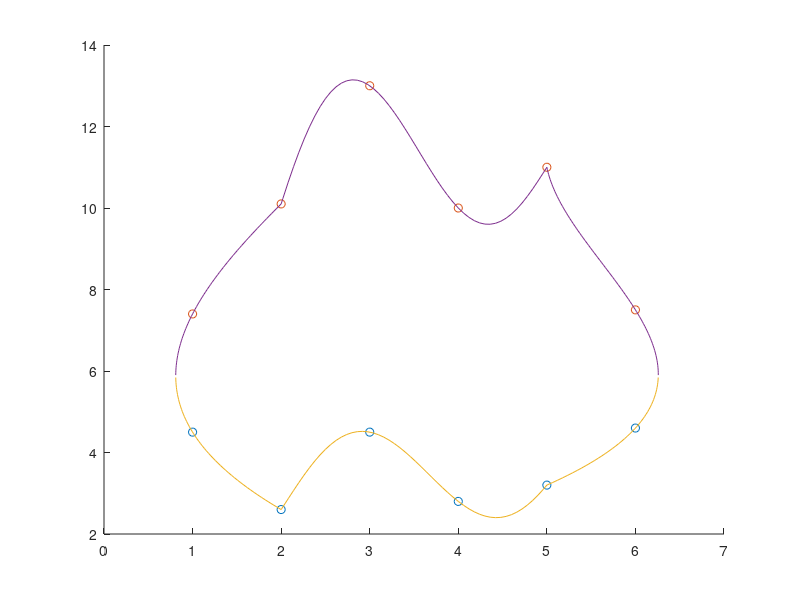

The MATLAB script that drew this image:
trainSize = 0.5;
dx = 0.06;
figure 
hold on

aller = [1, 2, 3, 4, 5, 6;4.5, 2.6, 4.5, 2.8, 3.2, 4.6]; % X, Y
retour = [1, 2, 3, 4, 5, 6;7.4, 10.1, 13, 10, 11, 7.5]; % X, Y
plot(aller(2,:), 'o')
plot(retour(2,:), 'o')

% interpole aller
[aller_coeff] = polyfit(aller(1,:),aller(2,:),length(aller)-1);
aller_int = 1:dx:length(aller);
aller_int = [aller_int; polyval(aller_coeff, aller_int)];


% interpole retour
[retour_coeff] = polyfit(retour(1,:),retour(2,:),length(retour)-1);
retour_int = 1:dx:length(retour);
retour_int = [retour_int; polyval(retour_coeff, retour_int)];


% interpole gauche
gauche = [fliplr(aller(:,1:2)) retour(:,1:2)];
gauche = [gauche(2,:);gauche(1,:)];

[gauche_coeff] = polyfit(gauche(1,:),gauche(2,:),length(gauche)-1);
gauche_int = gauche(1,1):dx:gauche(1,end);
gauche_int = [gauche_int; polyval(gauche_coeff, gauche_int)];

[~,half_g] = min(gauche_int(2,:));

% reconstruction aller gauche
gauche_inv = [gauche_int(2,1:half_g-1);gauche_int(1,1:half_g-1)];
aller_int = [fliplr(gauche_inv) aller_int(:,1/dx+1:end)];

% reconstruction retour gauche
gauche_inv = [gauche_int(2,half_g:end);gauche_int(1,half_g:end)];
retour_int = [gauche_inv retour_int(:,1/dx+1:end)];


% interpole gauche
droite = [aller(:,5:end) fliplr(retour(:,5:end))];
droite = [droite(2,:); droite(1,:)]

[droite_coeff] = polyfit(droite(1,:),droite(2,:),length(droite)-1);
droite_int = droite(1,1):dx:droite(1,end);
droite_int = [droite_int; polyval(droite_coeff, droite_int)];
[~,half_d] = max(droite_int(2,:));

% reconstruction aller droite
droite_inv = [droite_int(2,1:half_d-1);droite_int(1,1:half_d-1)];
aller_int = [aller_int(:,1:end-1/dx) droite_inv];
plot(aller_int(1,:),aller_int(2,:));

% 
% % reconstruction retour droite
droite_inv = [droite_int(2,half_d:end);droite_int(1,half_d:end)];
retour_int = [retour_int(:,1:end-1/dx) fliplr(droite_inv)];
plot(retour_int(1,:),retour_int(2,:));

csvwrite('retour_2.csv', fliplr(retour_int)')
csvwrite('aller_2.csv', aller_int')

